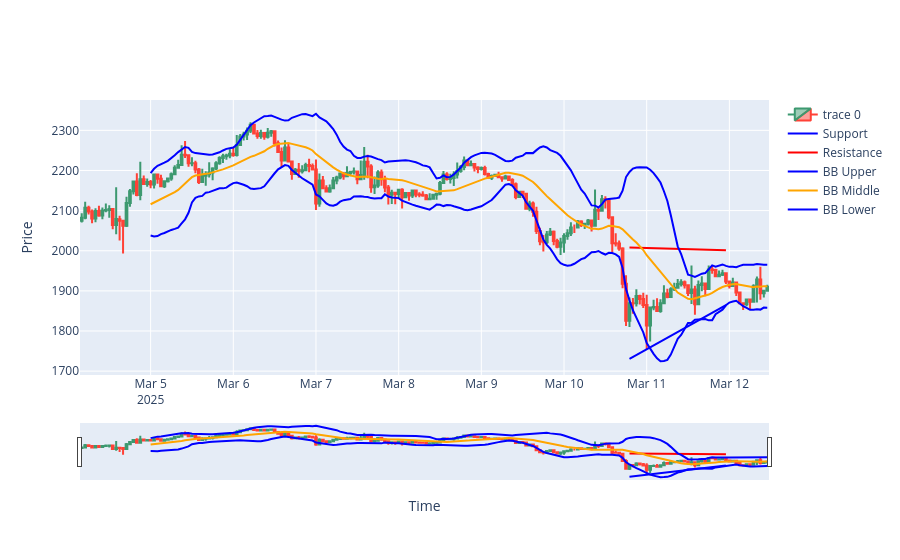
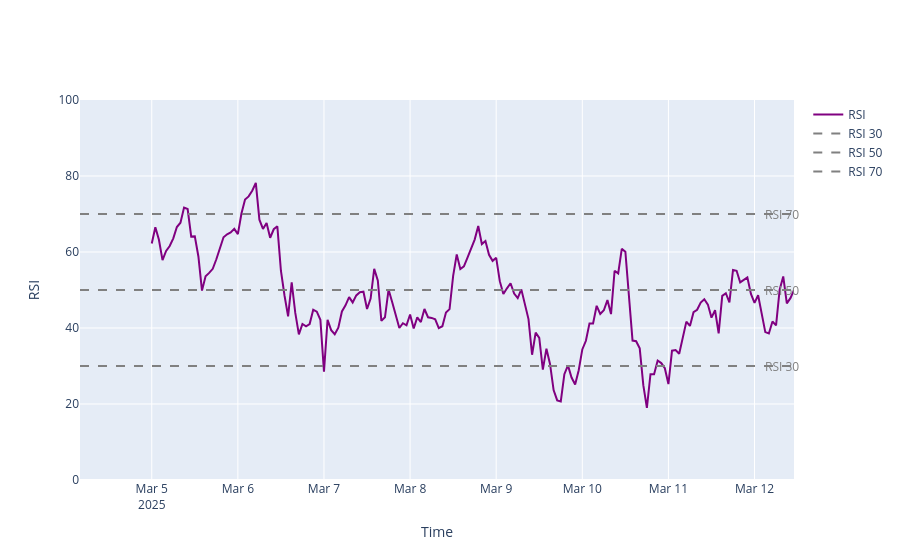

The code cell stored with these charts, in order, in its notebook:
### Markdown cell above
SUPPORT & RESISTANCE hadgalsanaas hoish db-nees data tataj chart zurj shalgah heseg

### Code cell
# ==== db-nees data tataj chart zurah =====
df = fetch_data_from_db(window_size=200, start_date=None, end_date=None)

# Plot candlestick chart with support, resistance, and Bollinger Bands
fig = go.Figure(data=[go.Candlestick(x=df.index,
                open=df['open'],
                high=df['high'],
                low=df['low'],
                close=df['close'])])
fig.add_trace(go.Scatter(x=df.index, y=df['support'], mode='lines', name='Support', line=dict(color='blue')))
fig.add_trace(go.Scatter(x=df.index, y=df['resistance'], mode='lines', name='Resistance', line=dict(color='red')))
fig.add_trace(go.Scatter(x=df.index, y=df['bb_upper'], mode='lines', name='BB Upper', line=dict(color='blue')))
fig.add_trace(go.Scatter(x=df.index, y=df['bb_middle'], mode='lines', name='BB Middle', line=dict(color='orange')))
fig.add_trace(go.Scatter(x=df.index, y=df['bb_lower'], mode='lines', name='BB Lower', line=dict(color='blue')))

fig.update_layout(
    xaxis=dict(
        title="Time"
    ),
    yaxis=dict(
        title="Price"
    )
)

fig.show()

# Plot RSI chart separately
rsi_fig = go.Figure()
rsi_fig.add_trace(go.Scatter(x=df.index, y=df['rsi'], mode='lines', name='RSI', line=dict(color='purple')))

# Add RSI level lines
rsi_levels = [30, 50, 70]
for level in rsi_levels:
    rsi_fig.add_trace(go.Scatter(x=[df.index[0], df.index[-1]], y=[level, level], mode='lines', name=f'RSI {level}', line=dict(color='grey', dash='dash')))

# Update layout for RSI chart
rsi_fig.update_layout(
    yaxis=dict(
        title="RSI",
        range=[0, 100]
    ),
    xaxis=dict(
        title="Time"
    ),
    annotations=[
        dict(
            x=1.01,
            y=level,
            xref='paper',
            yref='y',
            text=f'RSI {level}',
            showarrow=False,
            font=dict(color='grey')
        ) for level in rsi_levels
    ]
)

rsi_fig.show()

### Figure 1 — Plotly figure (JSON) as saved in the notebook; plotly's stock layout.template omitted (floating-point values rounded to 4 significant figures; data arrays with more than 128 entries replaced by an {"elided": "..."} marker saying what was removed)
{"data": [{"close": {"elided": "200 float values"}, "high": {"elided": "200 float values"}, "low": {"elided": "200 float values"}, "open": {"elided": "200 float values"}, "type": "candlestick", "x": {"elided": "200 str values"}}, {"line": {"color": "blue"}, "mode": "lines", "name": "Support", "type": "scatter", "x": {"elided": "200 str values"}, "y": {"elided": "200 float values"}}, {"line": {"color": "red"}, "mode": "lines", "name": "Resistance", "type": "scatter", "x": {"elided": "200 str values"}, "y": {"elided": "200 float values"}}, {"line": {"color": "blue"}, "mode": "lines", "name": "BB Upper", "type": "scatter", "x": {"elided": "200 str values"}, "y": {"elided": "200 float values"}}, {"line": {"color": "orange"}, "mode": "lines", "name": "BB Middle", "type": "scatter", "x": {"elided": "200 str values"}, "y": {"elided": "200 float values"}}, {"line": {"color": "blue"}, "mode": "lines", "name": "BB Lower", "type": "scatter", "x": {"elided": "200 str values"}, "y": {"elided": "200 float values"}}], "layout": {"xaxis": {"title": {"text": "Time"}}, "yaxis": {"title": {"text": "Price"}}}}

### Figure 2 — Plotly figure (JSON) as saved in the notebook; plotly's stock layout.template omitted (floating-point values rounded to 4 significant figures; data arrays with more than 128 entries replaced by an {"elided": "..."} marker saying what was removed)
{"data": [{"line": {"color": "purple"}, "mode": "lines", "name": "RSI", "type": "scatter", "x": {"elided": "200 str values"}, "y": {"elided": "200 float values"}}, {"line": {"color": "grey", "dash": "dash"}, "mode": "lines", "name": "RSI 30", "type": "scatter", "x": ["2025-03-04T04:00:00", "2025-03-12T11:00:00"], "y": [30, 30]}, {"line": {"color": "grey", "dash": "dash"}, "mode": "lines", "name": "RSI 50", "type": "scatter", "x": ["2025-03-04T04:00:00", "2025-03-12T11:00:00"], "y": [50, 50]}, {"line": {"color": "grey", "dash": "dash"}, "mode": "lines", "name": "RSI 70", "type": "scatter", "x": ["2025-03-04T04:00:00", "2025-03-12T11:00:00"], "y": [70, 70]}], "layout": {"annotations": [{"font": {"color": "grey"}, "showarrow": false, "text": "RSI 30", "x": 1.01, "xref": "paper", "y": 30, "yref": "y"}, {"font": {"color": "grey"}, "showarrow": false, "text": "RSI 50", "x": 1.01, "xref": "paper", "y": 50, "yref": "y"}, {"font": {"color": "grey"}, "showarrow": false, "text": "RSI 70", "x": 1.01, "xref": "paper", "y": 70, "yref": "y"}], "xaxis": {"title": {"text": "Time"}}, "yaxis": {"range": [0, 100], "title": {"text": "RSI"}}}}
